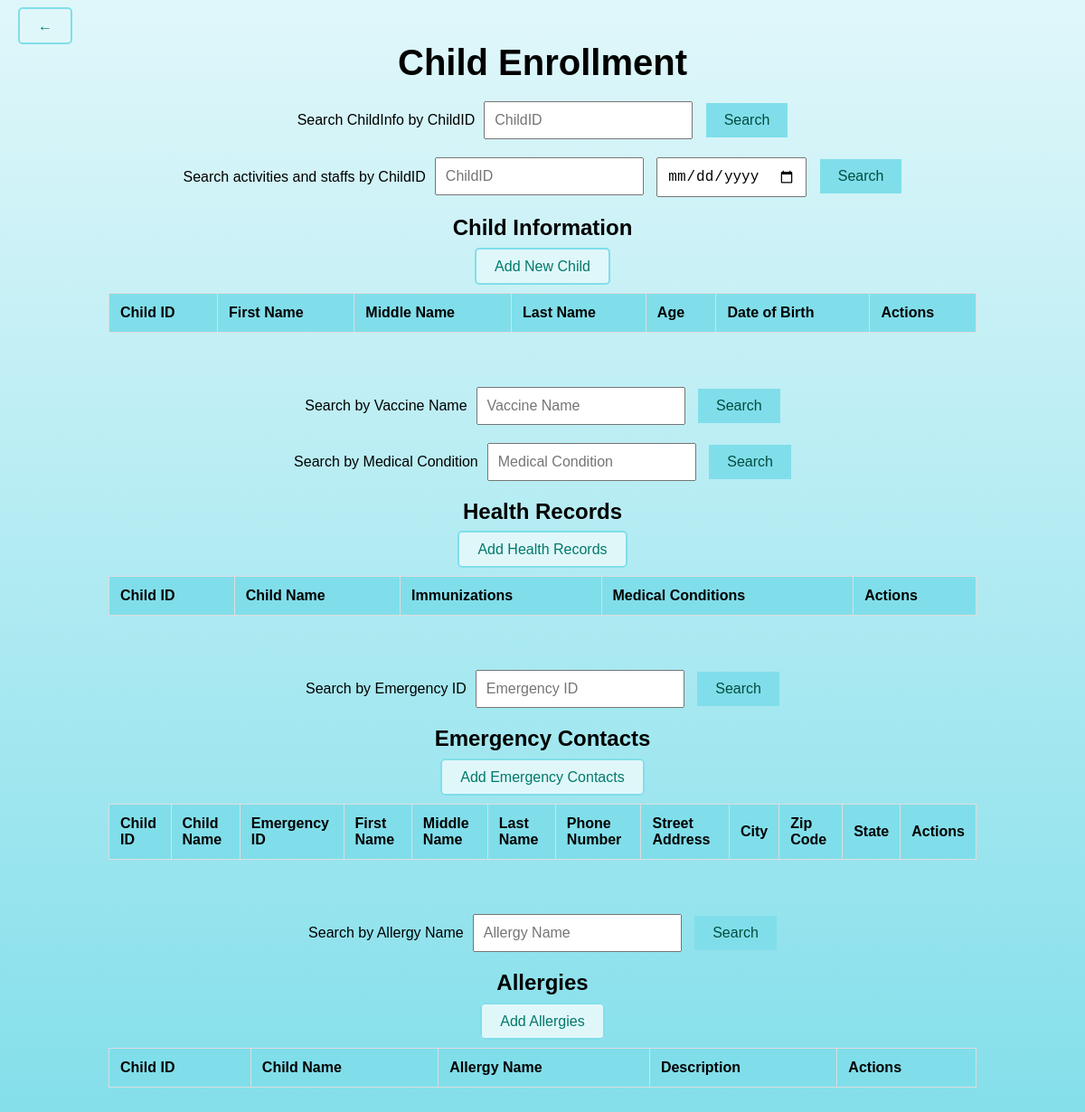
Before: /myapp/child-enrollment/ with the older database file.
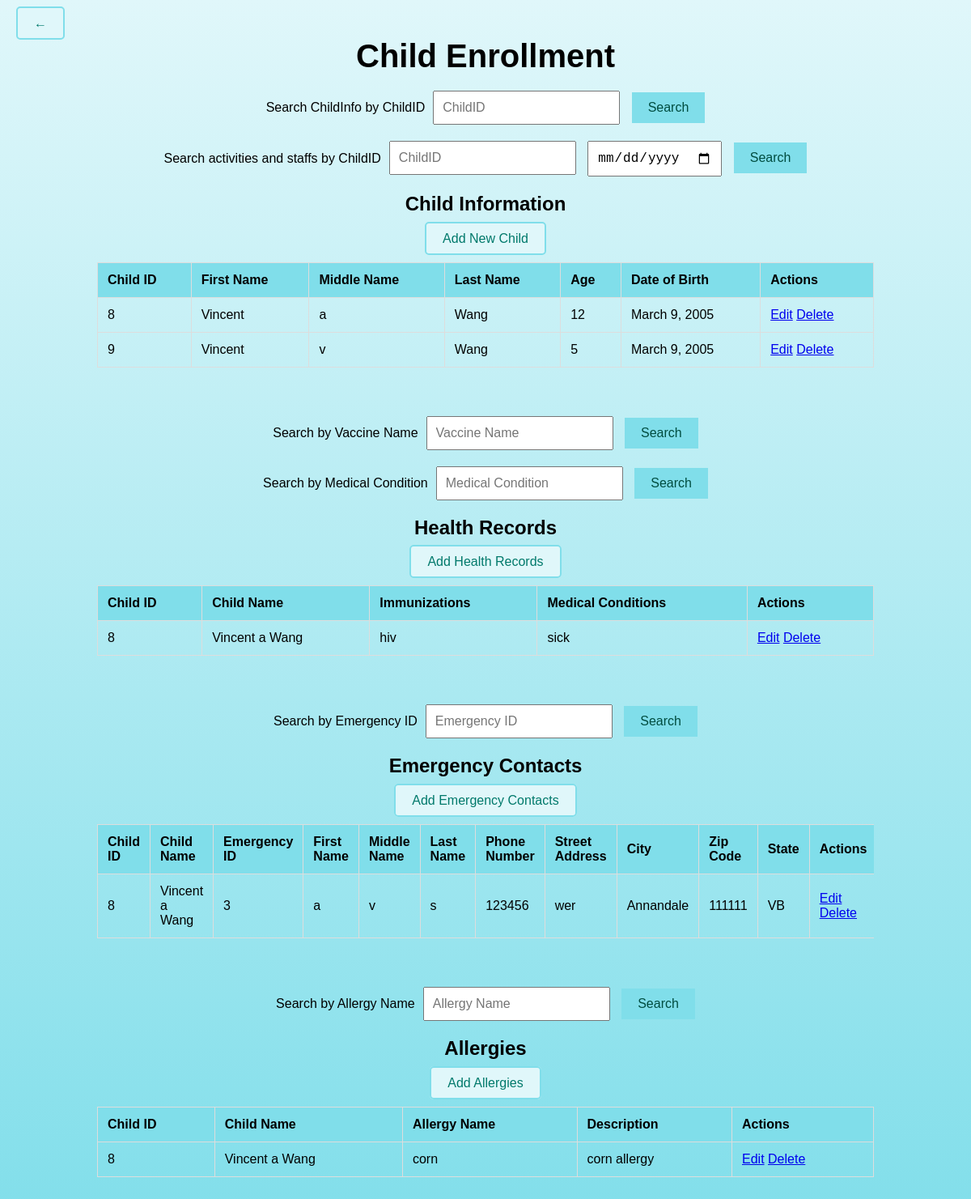
After: the same page with the newer database file.
### myapp/models.py (models this page shows, shortened)
class Child(models.Model):
    first_name = models.CharField(max_length=100)
    middle_name = models.CharField(max_length=100, blank=True, null=True)
    last_name = models.CharField(max_length=100)
    age = models.IntegerField()
    date_of_birth = models.DateField()

class HealthRecord(models.Model):
    child = models.ForeignKey(Child, on_delete=models.CASCADE)
    immunizations = models.TextField()
    medical_conditions = models.TextField()

class EmergencyContact(models.Model):
    child = models.ForeignKey(Child, on_delete=models.CASCADE)
    first_name = models.CharField(max_length=100)
    middle_name = models.CharField(max_length=100, blank=True, null=True)
    last_name = models.CharField(max_length=100)
    phone_number = models.CharField(max_length=15)
    street_address = models.CharField(max_length=255)
    city = models.CharField(max_length=100)
    zip_code = models.CharField(max_length=10)
    state = models.CharField(max_length=50)

class Allergy(models.Model):
    child = models.ForeignKey(Child, on_delete=models.CASCADE)
    allergy_name = models.CharField(max_length=100)
    description = models.TextField()

### myapp/views.py (the view)
# urls.py: path('child-enrollment/', views.child_enrollment, name='child_enrollment'),
def child_enrollment(request):
    context = {
        'children': Child.objects.all(),
        'health_records': HealthRecord.objects.all(),
        'emergency_contacts': EmergencyContact.objects.all(),
        'allergies': Allergy.objects.all(),
    }
    return render(request, 'child_enrollment.html', context)

### myapp/templates/child_enrollment.html (shortened to what the changed rows need)
<!DOCTYPE html>
<html lang="en">
<head>
</head>
<body>
    <div class="container">
        <h1>Child Enrollment</h1>
        <div class="section">
            <h2>Child Information</h2>
            <div class="table-container">
                <table>
                    <thead>
                        <tr>
                            <th>Child ID</th>
                            <th>First Name</th>
                            <th>Middle Name</th>
                            <th>Last Name</th>
                            <th>Age</th>
                            <th>Date of Birth</th>
                            <th>Actions</th>
                        </tr>
                    </thead>
                    <tbody>
                        {% for child in children %}
                        <tr>
                            <td>{{ child.id }}</td>
                            <td>{{ child.first_name }}</td>
                            <td>{{ child.middle_name }}</td>
                            <td>{{ child.last_name }}</td>
                            <td>{{ child.age }}</td>
                            <td>{{ child.date_of_birth }}</td>
                            <td>
                                <a href="{% url 'edit_child' child.id %}">Edit</a>
                                <a href="{% url 'delete_child' child.id %}">Delete</a>
                            </td>
                        </tr>
                        {% endfor %}
                    </tbody>
                </table>
            </div>
        </div>
        <div class="section">
            <h2>Health Records</h2>
            <div class="table-container">
                <table>
                    <thead>
                        <tr>
                            <th>Child ID</th>
                            <th>Child Name</th>
                            <th>Immunizations</th>
                            <th>Medical Conditions</th>
                            <th>Actions</th>
                        </tr>
                    </thead>
                    <tbody>
                        {% for record in health_records %}
                        <tr>
                            <td>{{ record.child.id }}</td>
                            <td>{{ record.child.first_name }} {{ record.child.middle_name }} {{ record.child.last_name }}</td>
                            <td>{{ record.immunizations }}</td>
                            <td>{{ record.medical_conditions }}</td>
                            <td>
                                <a href="{% url 'edit_health_record' record.id %}">Edit</a>
                                <a href="{% url 'delete_health_record' record.id %}">Delete</a>
                            </td>
                        </tr>
                        {% endfor %}
                    </tbody>
                </table>
            </div>
        </div>
        <div class="section">
            <h2>Emergency Contacts</h2>
            <div class="table-container">
                <table>
                    <thead>
                        <tr>
                            <th>Child ID</th>
                            <th>Child Name</th>
                            <th>Emergency ID</th>
                            <th>First Name</th>
                            <th>Middle Name</th>
                            <th>Last Name</th>
                            <th>Phone Number</th>
                            <th>Street Address</th>
                            <th>City</th>
                            <th>Zip Code</th>
                            <th>State</th>
                            <th>Actions</th>
                        </tr>
                    </thead>
                    <tbody>
                        {% for contact in emergency_contacts %}
                        <tr>
                            <td>{{ contact.child.id }}</td>
                            <td>{{ contact.child.first_name }} {{ contact.child.middle_name }} {{ contact.child.last_name }}</td>
                            <td>{{ contact.id }}</td>
                            <td>{{ contact.first_name }}</td>
                            <td>{{ contact.middle_name }}</td>
                            <td>{{ contact.last_name }}</td>
                            <td>{{ contact.phone_number }}</td>
                            <td>{{ contact.street_address }}</td>
                            <td>{{ contact.city }}</td>
                            <td>{{ contact.zip_code }}</td>
                            <td>{{ contact.state }}</td>
                            <td>
                                <a href="{% url 'edit_emergency_contact' contact.id %}">Edit</a>
                                <a href="{% url 'delete_emergency_contact' contact.id %}">Delete</a>
                            </td>
                        </tr>
                        {% endfor %}
                    </tbody>
                </table>
            </div>
        </div>
        <div class="section">
            <h2>Allergies</h2>
            <div class="table-container">
                <table>
                    <thead>
                        <tr>
                            <th>Child ID</th>
                            <th>Child Name</th>
                            <th>Allergy Name</th>
                            <th>Description</th>
                            <th>Actions</th>
                        </tr>
                    </thead>
                    <tbody>
                        {% for allergy in allergies %}
                        <tr>
                            <td>{{ allergy.child.id }}</td>
                            <td>{{ allergy.child.first_name }} {{ allergy.child.middle_name }} {{ allergy.child.last_name }}</td>
                            <td>{{ allergy.allergy_name }}</td>
                            <td>{{ allergy.description }}</td>
                            <td>
                                <a href="{% url 'edit_allergy' allergy.id %}">Edit</a>
                                <a href="{% url 'delete_allergy' allergy.id %}">Delete</a>
                            </td>
                        </tr>
                        {% endfor %}
                    </tbody>
                </table>
            </div>
        </div>
    </div>
</body>
</html>

Changed rows visible on the page:
added Child: id "8", first_name "Vincent", middle_name "a", last_name "Wang", age "12", date_of_birth "March 9, 2005"
added Child: id "9", first_name "Vincent", middle_name "v", last_name "Wang", age "5", date_of_birth "March 9, 2005"
added HealthRecord: child.id "8", child.first_name "Vincent", child.middle_name "a", child.last_name "Wang", immunizations "hiv", medical_conditions "sick"
added EmergencyContact: child.id "8", child.first_name "Vincent", child.middle_name "a", child.last_name "Wang", id "3", first_name "a", middle_name "v", last_name "s", phone_number "123456", street_address "wer", city "Annandale", zip_code "111111", state "VB"
added Allergy: child.id "8", child.first_name "Vincent", child.middle_name "a", child.last_name "Wang", allergy_name "corn", description "corn allergy"
